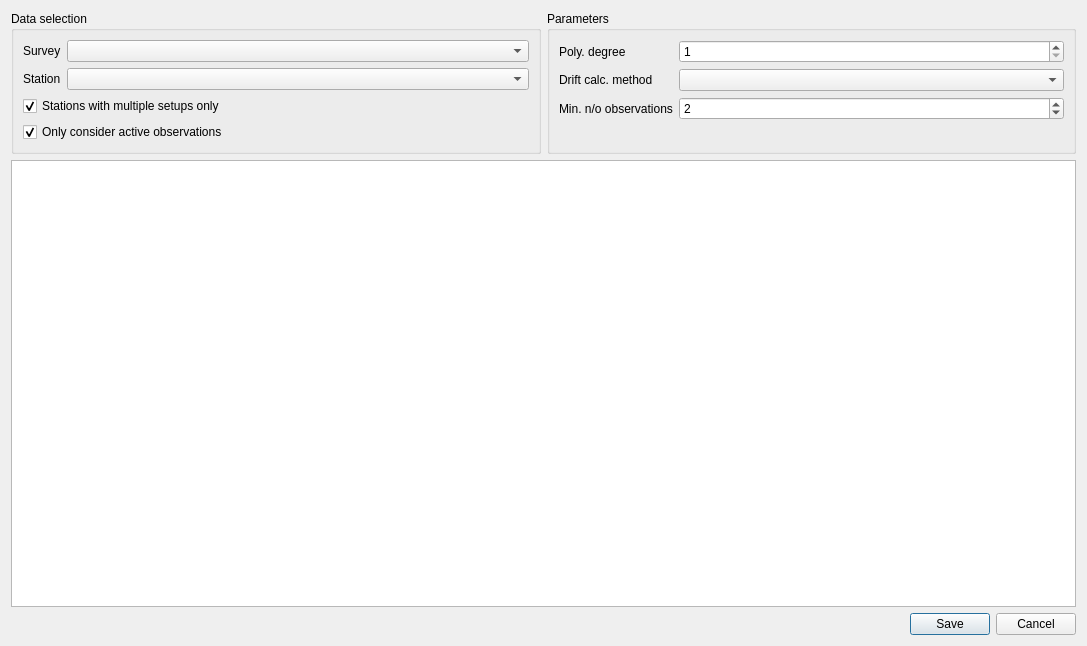
<?xml version="1.0" encoding="UTF-8"?>
<ui version="4.0">
 <class>Dialog_calculate_drift</class>
 <widget class="QDialog" name="Dialog_calculate_drift">
  <property name="geometry">
   <rect>
    <x>0</x>
    <y>0</y>
    <width>1087</width>
    <height>646</height>
   </rect>
  </property>
  <property name="windowTitle">
   <string>Calculate drift</string>
  </property>
  <layout class="QVBoxLayout" name="verticalLayout_2">
   <item>
    <layout class="QHBoxLayout" name="horizontalLayout">
     <item>
      <layout class="QVBoxLayout" name="verticalLayout">
       <item>
        <widget class="QGroupBox" name="groupBox_data_selection">
         <property name="title">
          <string>Data selection</string>
         </property>
         <layout class="QVBoxLayout" name="verticalLayout_4">
          <item>
           <layout class="QFormLayout" name="formLayout">
            <item row="0" column="0">
             <widget class="QLabel" name="label_survey">
              <property name="text">
               <string>Survey</string>
              </property>
             </widget>
            </item>
            <item row="0" column="1">
             <widget class="QComboBox" name="comboBox_survey"/>
            </item>
            <item row="1" column="0">
             <widget class="QLabel" name="label_station">
              <property name="text">
               <string>Station</string>
              </property>
             </widget>
            </item>
            <item row="1" column="1">
             <widget class="QComboBox" name="comboBox_station"/>
            </item>
           </layout>
          </item>
          <item>
           <widget class="QCheckBox" name="checkBox_multiple_setups_only">
            <property name="text">
             <string>Stations with multiple setups only</string>
            </property>
            <property name="checked">
             <bool>true</bool>
            </property>
           </widget>
          </item>
          <item>
           <widget class="QCheckBox" name="checkBox_active_obs_only">
            <property name="text">
             <string>Only consider active observations</string>
            </property>
            <property name="checked">
             <bool>true</bool>
            </property>
           </widget>
          </item>
         </layout>
        </widget>
       </item>
      </layout>
     </item>
     <item>
      <widget class="QGroupBox" name="groupBox_parameters">
       <property name="title">
        <string>Parameters</string>
       </property>
       <layout class="QFormLayout" name="formLayout_2">
        <item row="0" column="0">
         <widget class="QLabel" name="label_degree">
          <property name="text">
           <string>Poly. degree</string>
          </property>
         </widget>
        </item>
        <item row="0" column="1">
         <widget class="QSpinBox" name="spinBox_degree">
          <property name="minimum">
           <number>1</number>
          </property>
          <property name="maximum">
           <number>3</number>
          </property>
         </widget>
        </item>
        <item row="1" column="0">
         <widget class="QLabel" name="label_method">
          <property name="text">
           <string>Drift calc. method</string>
          </property>
         </widget>
        </item>
        <item row="1" column="1">
         <widget class="QComboBox" name="comboBox_method"/>
        </item>
        <item row="2" column="0">
         <widget class="QLabel" name="label_min_no_obs">
          <property name="toolTip">
           <string>&lt;html&gt;&lt;head/&gt;&lt;body&gt;&lt;p&gt;Minimum number of observations required to fit a drift polynomial.&lt;/p&gt;&lt;/body&gt;&lt;/html&gt;</string>
          </property>
          <property name="text">
           <string>Min. n/o observations</string>
          </property>
         </widget>
        </item>
        <item row="2" column="1">
         <widget class="QSpinBox" name="spinBox_min_no_obs">
          <property name="toolTip">
           <string>&lt;html&gt;&lt;head/&gt;&lt;body&gt;&lt;p&gt;Minimum number of observations required to fit a drift polynomial.&lt;/p&gt;&lt;/body&gt;&lt;/html&gt;</string>
          </property>
          <property name="minimum">
           <number>1</number>
          </property>
          <property name="value">
           <number>2</number>
          </property>
         </widget>
        </item>
       </layout>
      </widget>
     </item>
    </layout>
   </item>
   <item>
    <widget class="GraphicsLayoutWidget" name="graphicsLayoutWidget_drift_plot"/>
   </item>
   <item>
    <widget class="QDialogButtonBox" name="buttonBox">
     <property name="orientation">
      <enum>Qt::Horizontal</enum>
     </property>
     <property name="standardButtons">
      <set>QDialogButtonBox::Cancel|QDialogButtonBox::Save</set>
     </property>
     <property name="centerButtons">
      <bool>false</bool>
     </property>
    </widget>
   </item>
  </layout>
 </widget>
 <customwidgets>
  <customwidget>
   <class>GraphicsLayoutWidget</class>
   <extends>QGraphicsView</extends>
   <header>pyqtgraph</header>
  </customwidget>
 </customwidgets>
 <resources/>
 <connections>
  <connection>
   <sender>buttonBox</sender>
   <signal>accepted()</signal>
   <receiver>Dialog_calculate_drift</receiver>
   <slot>accept()</slot>
   <hints>
    <hint type="sourcelabel">
     <x>248</x>
     <y>254</y>
    </hint>
    <hint type="destinationlabel">
     <x>157</x>
     <y>274</y>
    </hint>
   </hints>
  </connection>
  <connection>
   <sender>buttonBox</sender>
   <signal>rejected()</signal>
   <receiver>Dialog_calculate_drift</receiver>
   <slot>reject()</slot>
   <hints>
    <hint type="sourcelabel">
     <x>316</x>
     <y>260</y>
    </hint>
    <hint type="destinationlabel">
     <x>286</x>
     <y>274</y>
    </hint>
   </hints>
  </connection>
 </connections>
</ui>
